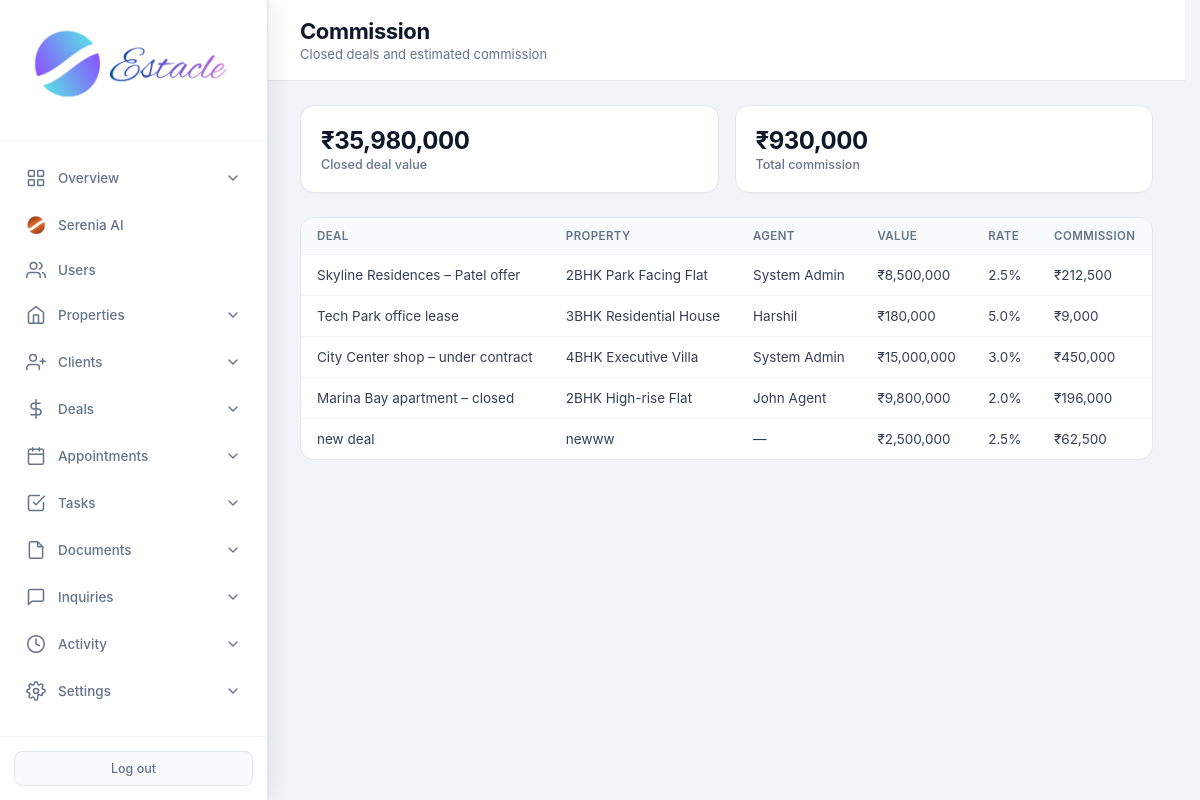
The page /admin/commission (signed in) on the database as committed earlier.
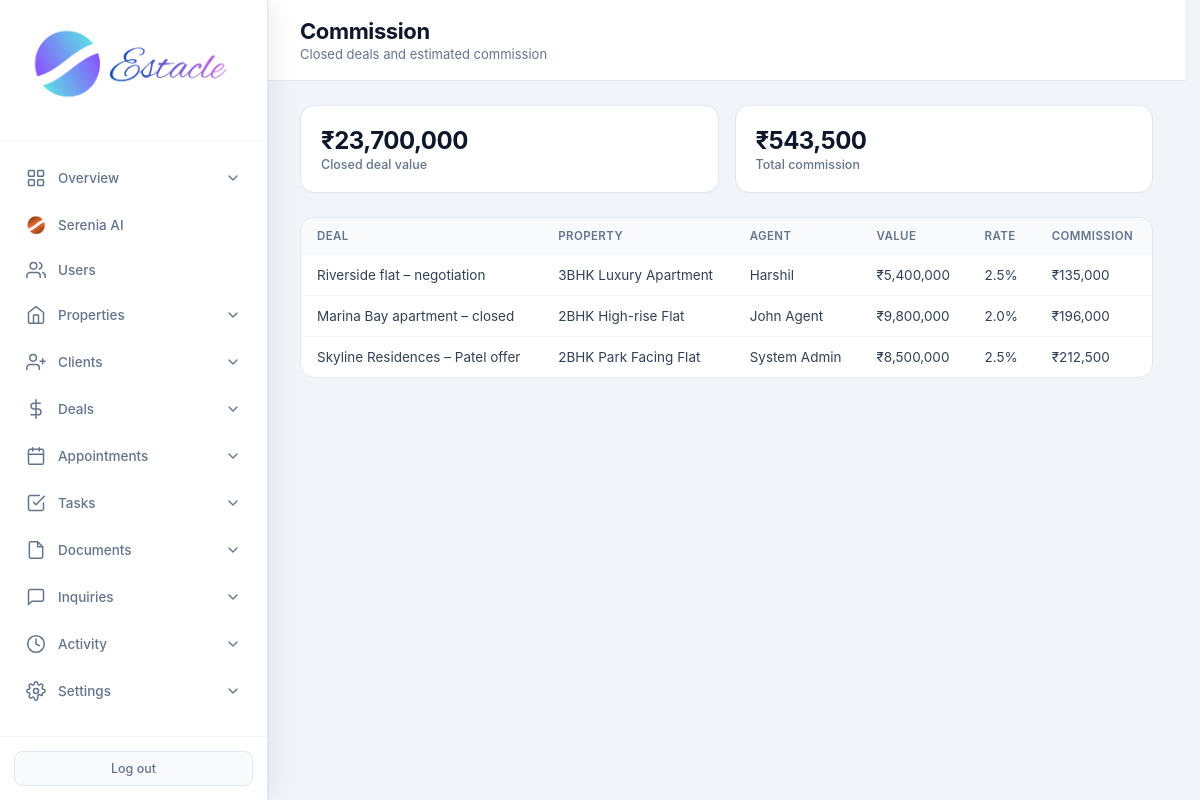
The same page on the database as committed later.
### tables this page shows
CREATE TABLE settings (
            key TEXT PRIMARY KEY,
            value TEXT
        );

CREATE TABLE deals (
            id INTEGER PRIMARY KEY AUTOINCREMENT,
            title TEXT NOT NULL,
            property_id INTEGER,
            client_id INTEGER,
            agent_id INTEGER,
            stage TEXT DEFAULT 'offer',
            value REAL DEFAULT 0,
            commission_rate REAL DEFAULT 2.5,
            expected_close TEXT,
            notes TEXT,
            created_at TIMESTAMP DEFAULT CURRENT_TIMESTAMP,
            updated_at TIMESTAMP DEFAULT CURRENT_TIMESTAMP,
            FOREIGN KEY (property_id) REFERENCES properties (id),
            FOREIGN KEY (client_id) REFERENCES clients (id),
            FOREIGN KEY (agent_id) REFERENCES users (id)
        );

CREATE TABLE properties (
            id INTEGER PRIMARY KEY AUTOINCREMENT,
            title TEXT NOT NULL,
            description TEXT,
            price REAL NOT NULL,
            property_type TEXT NOT NULL,
            status TEXT DEFAULT 'available',
            address TEXT,
            city TEXT,
            state TEXT,
            zip_code TEXT,
            bedrooms INTEGER,
            bathrooms REAL,
            area_sqft REAL,
            agent_id INTEGER,
            created_at TIMESTAMP DEFAULT CURRENT_TIMESTAMP, category TEXT DEFAULT "sale", listing_type TEXT DEFAULT "sale", floor TEXT, carpet_area REAL, furnishing TEXT, parking TEXT, amenities TEXT, seller_name TEXT, seller_phone TEXT, monthly_rent REAL, security_deposit REAL, maintenance REAL, per_sqft REAL, latitude TEXT, longitude TEXT, photos TEXT, year_built TEXT, facing TEXT, videos TEXT,
            FOREIGN KEY (agent_id) REFERENCES users (id)
        );

CREATE TABLE users (
            id INTEGER PRIMARY KEY AUTOINCREMENT,
            email TEXT UNIQUE NOT NULL,
            password TEXT NOT NULL,
            full_name TEXT NOT NULL,
            role TEXT NOT NULL CHECK(role IN ('admin', 'agent', 'customer')),
            phone TEXT,
            created_at TIMESTAMP DEFAULT CURRENT_TIMESTAMP,
            is_active INTEGER DEFAULT 1
        , avatar TEXT, last_seen TIMESTAMP, job_title TEXT, department TEXT, employee_id TEXT, license_no TEXT, commission_rate REAL, alt_phone TEXT, address TEXT, city TEXT, state TEXT, country TEXT, postal_code TEXT, notes TEXT, hire_date TEXT, timezone TEXT);

### routes/admin/commission.py (the view)
@admin.route('/admin/commission')
@login_required
@role_required('admin')
def admin_commission():
    db = get_db()
    deals = db.execute(
        """SELECT d.*, p.title as property_title, u.full_name as agent_name
           FROM deals d LEFT JOIN properties p ON d.property_id = p.id
           LEFT JOIN users u ON d.agent_id = u.id
           WHERE d.stage = 'closed'
           ORDER BY d.updated_at DESC"""
    ).fetchall()
    total_value = sum((d['value'] or 0) for d in deals)
    total_comm = sum(((d['value'] or 0) * (d['commission_rate'] or 0) / 100) for d in deals)
    currency = get_setting('currency', 'INR')
    return render_template(
        'admin_commission.html', deals=deals, total_value=total_value, total_comm=total_comm,
        currency=currency, format_money=format_money
    )

### core/db.py (called while the page is built)
def get_db():
    if 'db' not in g:
        g.db = sqlite3.connect(current_app.config['DATABASE'])
        g.db.row_factory = sqlite3.Row
    return g.db

### core/helpers.py (called while the page is built)
def login_required(f):
    @wraps(f)
    def decorated_function(*args, **kwargs):
        if 'user_id' not in session:
            flash('Please log in to access this page.', 'warning')
            return redirect(url_for('auth.login'))
        return f(*args, **kwargs)
    return decorated_function

def role_required(*roles):
    def decorator(f):
        @wraps(f)
        def decorated_function(*args, **kwargs):
            if 'user_id' not in session:
                flash('Please log in to access this page.', 'warning')
                return redirect(url_for('auth.login'))
            if session.get('role') not in roles:
                flash('You do not have permission to access this page.', 'danger')
                return redirect(url_for('auth.role_redirect'))
            return f(*args, **kwargs)
        return decorated_function
    return decorator

### templates/admin_commission.html (shortened to what this page needs)
<!DOCTYPE html>
<html lang="en"><head>
<link rel="stylesheet" href="{{ url_for('static', filename='css/admin.css') }}">
</head><body>
<div class="app-layout">
{% set active = 'commission' %}
{% include 'partials/admin_sidebar.html' %}
<main class="main-content">
<header class="top-bar"><div><h1 class="page-title">Commission</h1><p class="page-subtitle">Closed deals and estimated commission</p></div></header>
<div class="stats-grid">
<div class="stat-card"><div class="stat-info"><div class="stat-value">{{ format_money(total_value, currency) }}</div><div class="stat-label">Closed deal value</div></div></div>
<div class="stat-card"><div class="stat-info"><div class="stat-value">{{ format_money(total_comm, currency) }}</div><div class="stat-label">Total commission</div></div></div>
</div>
<div class="panel full"><div class="table-wrap"><table>
<thead><tr><th>Deal</th><th>Property</th><th>Agent</th><th>Value</th><th>Rate</th><th>Commission</th></tr></thead>
<tbody>
{% for d in deals %}
<tr>
<td>{{ d.title }}</td><td>{{ d.property_title or '—' }}</td><td>{{ d.agent_name or '—' }}</td>
<td>{{ format_money(d.value, currency) }}</td><td>{{ d.commission_rate }}%</td>
<td>{{ format_money((d.value or 0) * (d.commission_rate or 0) / 100, currency) }}</td>
</tr>
{% else %}<tr><td colspan="6" class="empty">No closed deals yet — mark deals as Closed in Deals pipeline</td></tr>{% endfor %}
</tbody></table></div></div>
</main></div></body></html>

Rows that differ between the two databases and show on the page:
no longer on this page (row edited): deals: title "Tech Park office lease", title "3BHK Residential House", full_name "Harshil", value.value "₹180,000", commission_rate "5.0", value+commission_rate "₹9,000"
no longer on this page (row edited): deals: title "City Center shop – under contract", title "4BHK Executive Villa", full_name "System Admin", value.value "₹15,000,000", commission_rate "3.0", value+commission_rate "₹450,000"
no longer on this page (row edited): deals: title "new deal", title "newww", agent_name "—", value.value "₹2,500,000", commission_rate "2.5", value+commission_rate "₹62,500"
computed for settings: value "₹35,980,000" → "₹23,700,000"; value "₹930,000" → "₹543,500"
now on this page (row edited): deals: title "Riverside flat – negotiation", title "3BHK Luxury Apartment", full_name "Harshil", value.value "₹5,400,000", commission_rate "2.5", value+commission_rate "₹135,000"
changed deals "Marina Bay apartment – closed": moves up the list
